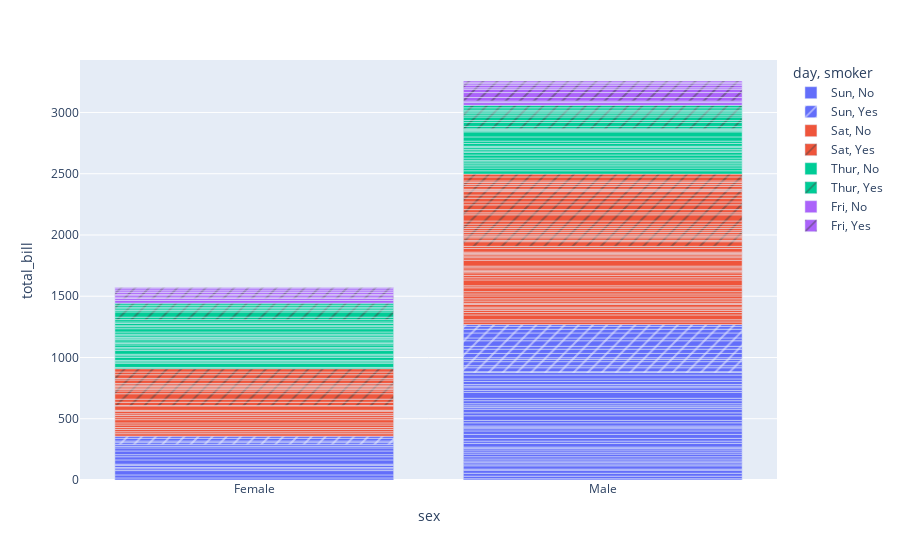

Notebook code for this chart:
### Code cell
import plotly.express as px
fig = px.bar(tips,x= "sex",y="total_bill",color="day",pattern_shape="smoker")
fig.show()

### Figure 1 — Plotly figure (JSON) as saved in the notebook; plotly's stock layout.template omitted (floating-point values rounded to 4 significant figures)
{"data": [{"alignmentgroup": "True", "hovertemplate": "day=Sun<br>smoker=No<br>sex=%{x}<br>total_bill=%{y}<extra></extra>", "legendgroup": "Sun, No", "marker": {"color": "#636efa", "pattern": {"shape": ""}}, "name": "Sun, No", "offsetgroup": "Sun, No", "orientation": "v", "showlegend": true, "textposition": "auto", "type": "bar", "x": ["Female", "Male", "Male", "Male", "Female", "Male", "Male", "Male", "Male", "Male", "Male", "Female", "Male", "Male", "Female", "Male", "Female", "Male", "Female", "Male", "Male", "Male", "Male", "Male", "Male", "Male", "Male", "Male", "Male", "Female", "Female", "Male", "Male", "Male", "Male", "Male", "Female", "Female", "Male", "Male", "Male", "Male", "Male", "Male", "Female", "Male", "Female", "Female", "Male", "Male", "Male", "Female", "Male", "Male", "Male", "Male", "Male"], "xaxis": "x", "y": [16.99, 10.34, 21.01, 23.68, 24.59, 25.29, 8.77, 26.88, 15.04, 14.78, 10.27, 35.26, 15.42, 18.43, 14.83, 21.58, 10.33, 16.29, 16.97, 17.46, 13.94, 9.68, 30.4, 18.29, 22.23, 32.4, 28.55, 18.04, 12.54, 10.29, 34.81, 9.94, 25.56, 19.49, 38.07, 23.95, 25.71, 17.31, 29.93, 14.07, 13.13, 17.26, 24.55, 19.77, 29.85, 48.17, 25, 13.39, 16.49, 21.5, 12.66, 16.21, 13.81, 24.52, 20.76, 31.71, 20.69], "yaxis": "y"}, {"alignmentgroup": "True", "hovertemplate": "day=Sun<br>smoker=Yes<br>sex=%{x}<br>total_bill=%{y}<extra></extra>", "legendgroup": "Sun, Yes", "marker": {"color": "#636efa", "pattern": {"shape": "/"}}, "name": "Sun, Yes", "offsetgroup": "Sun, Yes", "orientation": "v", "showlegend": true, "textposition": "auto", "type": "bar", "x": ["Female", "Male", "Male", "Male", "Male", "Male", "Male", "Female", "Male", "Male", "Male", "Male", "Male", "Male", "Female", "Male", "Female", "Male", "Male"], "xaxis": "x", "y": [17.51, 7.25, 31.85, 16.82, 32.9, 17.89, 14.48, 9.6, 34.63, 34.65, 23.33, 45.35, 23.17, 40.55, 20.9, 30.46, 18.15, 23.1, 15.69], "yaxis": "y"}, {"alignmentgroup": "True", "hovertemplate": "day=Sat<br>smoker=No<br>sex=%{x}<br>total_bill=%{y}<extra></extra>", "legendgroup": "Sat, No", "marker": {"color": "#EF553B", "pattern": {"shape": ""}}, "name": "Sat, No", "offsetgroup": "Sat, No", "orientation": "v", "showlegend": true, "textposition": "auto", "type": "bar", "x": ["Male", "Male", "Female", "Female", "Male", "Male", "Male", "Male", "Male", "Male", "Female", "Male", "Male", "Female", "Female", "Male", "Male", "Male", "Female", "Male", "Male", "Male", "Female", "Male", "Male", "Male", "Female", "Male", "Male", "Female", "Female", "Male", "Female", "Male", "Male", "Female", "Male", "Male", "Male", "Male", "Male", "Male", "Female", "Male", "Male"], "xaxis": "x", "y": [20.65, 17.92, 20.29, 15.77, 39.42, 19.82, 17.81, 13.37, 12.69, 21.7, 19.65, 9.55, 18.35, 15.06, 20.69, 17.78, 24.06, 16.31, 16.93, 18.69, 31.27, 16.04, 26.41, 48.27, 17.59, 20.08, 16.45, 20.23, 12.02, 17.07, 14.73, 10.51, 20.92, 18.24, 14, 7.25, 48.33, 20.45, 13.28, 11.61, 10.77, 10.07, 35.83, 29.03, 17.82], "yaxis": "y"}, {"alignmentgroup": "True", "hovertemplate": "day=Sat<br>smoker=Yes<br>sex=%{x}<br>total_bill=%{y}<extra></extra>", "legendgroup": "Sat, Yes", "marker": {"color": "#EF553B", "pattern": {"shape": "/"}}, "name": "Sat, Yes", "offsetgroup": "Sat, Yes", "orientation": "v", "showlegend": true, "textposition": "auto", "type": "bar", "x": ["Male", "Male", "Male", "Male", "Male", "Male", "Female", "Male", "Female", "Female", "Male", "Female", "Female", "Male", "Male", "Male", "Female", "Female", "Female", "Male", "Male", "Male", "Male", "Male", "Female", "Male", "Male", "Female", "Female", "Female", "Male", "Male", "Male", "Female", "Female", "Male", "Male", "Male", "Male", "Male", "Female", "Male"], "xaxis": "x", "y": [38.01, 11.24, 20.29, 13.81, 11.02, 18.29, 3.07, 15.01, 26.86, 25.28, 17.92, 44.3, 22.42, 15.36, 20.49, 25.21, 14.31, 10.59, 10.63, 50.81, 15.81, 26.59, 38.73, 24.27, 12.76, 30.06, 25.89, 13.27, 28.17, 12.9, 28.15, 11.59, 7.74, 30.14, 22.12, 24.01, 15.69, 15.53, 12.6, 32.83, 27.18, 22.67], "yaxis": "y"}, {"alignmentgroup": "True", "hovertemplate": "day=Thur<br>smoker=No<br>sex=%{x}<br>total_bill=%{y}<extra></extra>", "legendgroup": "Thur, No", "marker": {"color": "#00cc96", "pattern": {"shape": ""}}, "name": "Thur, No", "offsetgroup": "Thur, No", "orientation": "v", "showlegend": true, "textposition": "auto", "type": "bar", "x": ["Male", "Male", "Male", "Male", "Female", "Male", "Female", "Male", "Male", "Male", "Male", "Female", "Female", "Female", "Male", "Female", "Male", "Male", "Female", "Female", "Male", "Female", "Female", "Male", "Male", "Female", "Female", "Female", "Female", "Female", "Female", "Female", "Female", "Female", "Male", "Male", "Female", "Female", "Female", "Female", "Female", "Male", "Male", "Male", "Female"], "xaxis": "x", "y": [27.2, 22.76, 17.29, 16.66, 10.07, 15.98, 34.83, 13.03, 18.28, 24.71, 21.16, 10.65, 12.43, 24.08, 11.69, 13.42, 14.26, 15.95, 12.48, 29.8, 8.52, 14.52, 11.38, 22.82, 19.08, 20.27, 11.17, 12.26, 18.26, 8.51, 10.33, 14.15, 13.16, 17.47, 34.3, 41.19, 27.05, 16.43, 8.35, 18.64, 11.87, 9.78, 7.51, 7.56, 18.78], "yaxis": "y"}, {"alignmentgroup": "True", "hovertemplate": "day=Thur<br>smoker=Yes<br>sex=%{x}<br>total_bill=%{y}<extra></extra>", "legendgroup": "Thur, Yes", "marker": {"color": "#00cc96", "pattern": {"shape": "/"}}, "name": "Thur, Yes", "offsetgroup": "Thur, Yes", "orientation": "v", "showlegend": true, "textposition": "auto", "type": "bar", "x": ["Male", "Male", "Male", "Female", "Male", "Male", "Male", "Male", "Female", "Female", "Male", "Male", "Female", "Female", "Female", "Male", "Female"], "xaxis": "x", "y": [19.44, 32.68, 16, 19.81, 28.44, 15.48, 16.58, 10.34, 43.11, 13, 13.51, 18.71, 12.74, 13, 16.4, 20.53, 16.47], "yaxis": "y"}, {"alignmentgroup": "True", "hovertemplate": "day=Fri<br>smoker=No<br>sex=%{x}<br>total_bill=%{y}<extra></extra>", "legendgroup": "Fri, No", "marker": {"color": "#ab63fa", "pattern": {"shape": ""}}, "name": "Fri, No", "offsetgroup": "Fri, No", "orientation": "v", "showlegend": true, "textposition": "auto", "type": "bar", "x": ["Male", "Female", "Male", "Female"], "xaxis": "x", "y": [22.49, 22.75, 12.46, 15.98], "yaxis": "y"}, {"alignmentgroup": "True", "hovertemplate": "day=Fri<br>smoker=Yes<br>sex=%{x}<br>total_bill=%{y}<extra></extra>", "legendgroup": "Fri, Yes", "marker": {"color": "#ab63fa", "pattern": {"shape": "/"}}, "name": "Fri, Yes", "offsetgroup": "Fri, Yes", "orientation": "v", "showlegend": true, "textposition": "auto", "type": "bar", "x": ["Male", "Female", "Female", "Male", "Male", "Male", "Male", "Female", "Female", "Male", "Female", "Male", "Male", "Female", "Female"], "xaxis": "x", "y": [28.97, 5.75, 16.32, 40.17, 27.28, 12.03, 21.01, 11.35, 15.38, 12.16, 13.42, 8.58, 13.42, 16.27, 10.09], "yaxis": "y"}], "layout": {"autosize": true, "barmode": "relative", "legend": {"title": {"text": "day, smoker"}, "tracegroupgap": 0}, "margin": {"t": 60}, "xaxis": {"anchor": "y", "autorange": true, "domain": [0, 1], "range": [-0.5, 1.5], "title": {"text": "sex"}, "type": "category"}, "yaxis": {"anchor": "x", "autorange": true, "domain": [0, 1], "range": [0, 3428.0], "title": {"text": "total_bill"}, "type": "linear"}}}
